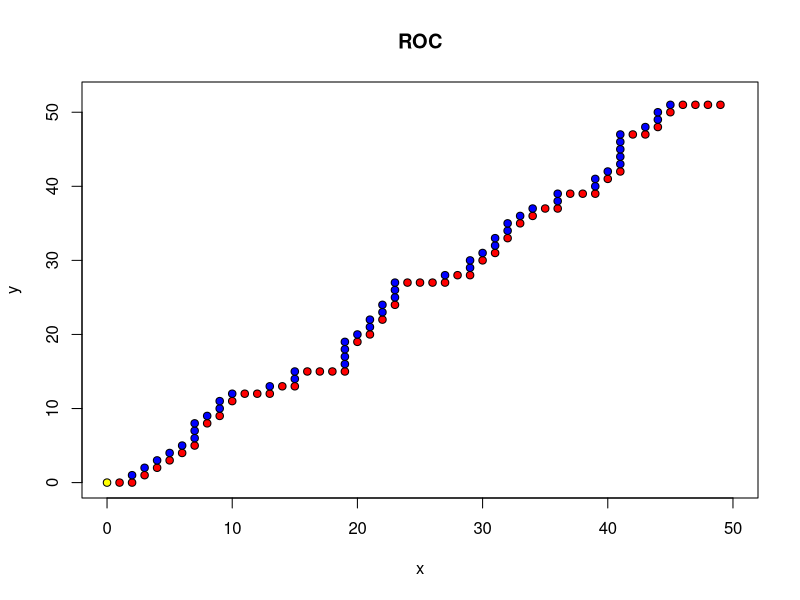

This chart was generated by the following R code:
sortObjectsByDist = function(xl){
  z = c(0,0)
  
  l = dim(xl)[1];
  n = dim(xl)[2]-1;
  
  distances = matrix(NA, l, 2);
  
  for (i in 1:l){
    distances[i, ] = c(sqrt(sum((xl[i, 1:n] - z)^2)), xl[i, 3]);
  }
  
  orderedXl = xl[order(distances[, 1]),];
  
  return (orderedXl);
}

r = 50
r = r * 2

xl = matrix(NA, r, 3)
xl[,1] = runif(r,0,100)
xl[,2] = runif(r,0,100)
xl[1:(r/2),3] = 1
xl[(r/2):r,3] = 2
#print(xl)
class = unique(xl[,3])

sortedxll = sortObjectsByDist(xl)
#print(sortedxll)
la = nrow(xl[xl[,3]==class[1],])
lb = nrow(xl[xl[,3]==class[2],])
FRP = 0
TRP = 0
AUC = 0
x = 0
y = 0
plot(x,y, pch = 21, bg = "yellow", main = "ROC", xlim=c(0,la+1), ylim=c(0,lb+1))
colors = c("red","blue")
for(i in 1:nrow(xl)){
  if(sortedxll[i,3]==class[1]){
    x = x + 1
    points(x, y, pch = 21, bg = colors[sortedxll[i,3]])
    add = 1/la
    FRP = FRP + add
    AUC = AUC + TRP*add
  }
  else if(sortedxll[i,3]==class[2]){
    y = y + 1
    points(x, y, pch = 21, bg = colors[sortedxll[i,3]])
    TRP = TRP + (1/lb)
  }
}

print(FRP)
print(TRP)
print(AUC)
